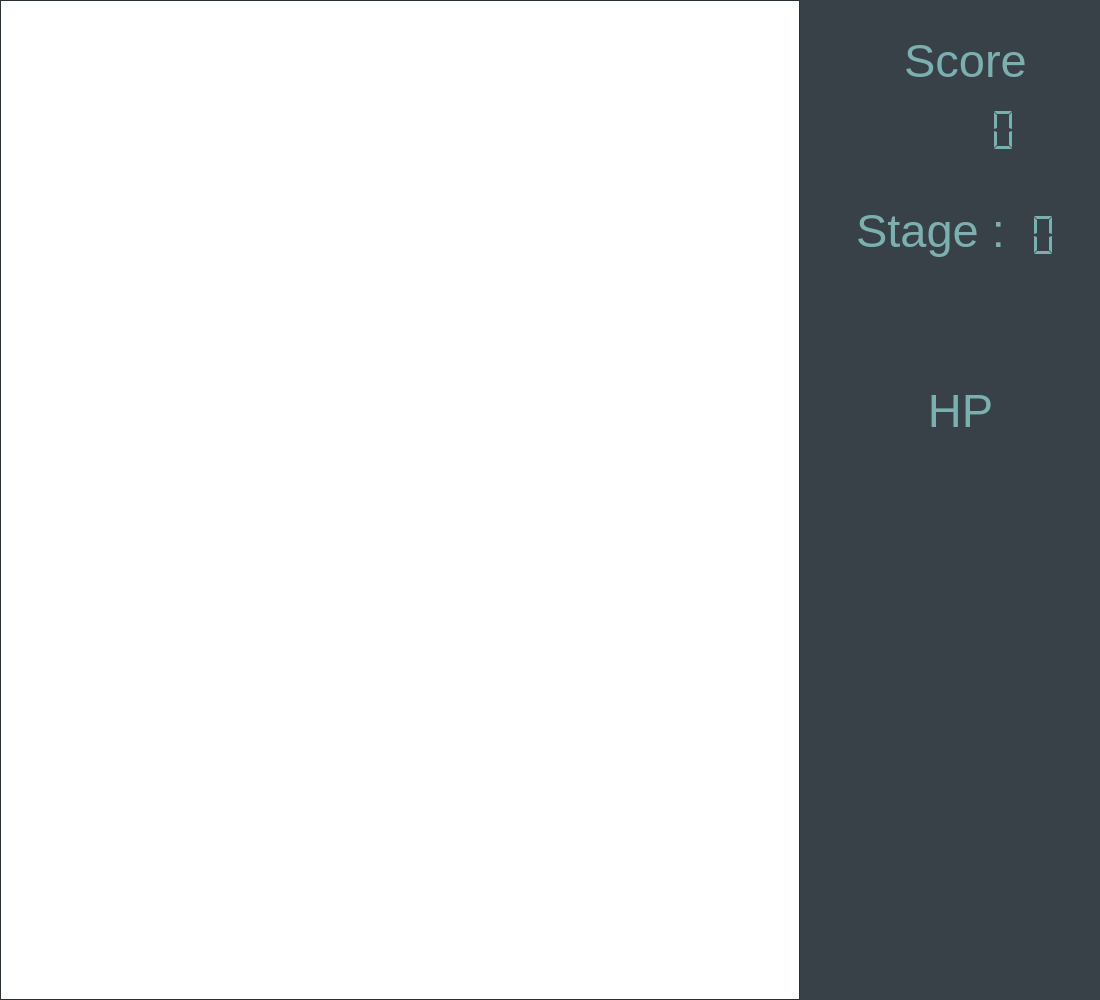
<?xml version="1.0" encoding="UTF-8"?>
<ui version="4.0">
 <class>MainWindow</class>
 <widget class="QMainWindow" name="MainWindow">
  <property name="geometry">
   <rect>
    <x>0</x>
    <y>0</y>
    <width>1100</width>
    <height>1000</height>
   </rect>
  </property>
  <property name="palette">
   <palette>
    <active>
     <colorrole role="Base">
      <brush brushstyle="SolidPattern">
       <color alpha="255">
        <red>255</red>
        <green>255</green>
        <blue>255</blue>
       </color>
      </brush>
     </colorrole>
     <colorrole role="Window">
      <brush brushstyle="SolidPattern">
       <color alpha="255">
        <red>55</red>
        <green>65</green>
        <blue>71</blue>
       </color>
      </brush>
     </colorrole>
    </active>
    <inactive>
     <colorrole role="Base">
      <brush brushstyle="SolidPattern">
       <color alpha="255">
        <red>255</red>
        <green>255</green>
        <blue>255</blue>
       </color>
      </brush>
     </colorrole>
     <colorrole role="Window">
      <brush brushstyle="SolidPattern">
       <color alpha="255">
        <red>55</red>
        <green>65</green>
        <blue>71</blue>
       </color>
      </brush>
     </colorrole>
    </inactive>
    <disabled>
     <colorrole role="Base">
      <brush brushstyle="SolidPattern">
       <color alpha="255">
        <red>55</red>
        <green>65</green>
        <blue>71</blue>
       </color>
      </brush>
     </colorrole>
     <colorrole role="Window">
      <brush brushstyle="SolidPattern">
       <color alpha="255">
        <red>55</red>
        <green>65</green>
        <blue>71</blue>
       </color>
      </brush>
     </colorrole>
    </disabled>
   </palette>
  </property>
  <property name="windowTitle">
   <string>MainWindow</string>
  </property>
  <widget class="QWidget" name="centralWidget">
   <widget class="QGraphicsView" name="graphicsView">
    <property name="geometry">
     <rect>
      <x>0</x>
      <y>0</y>
      <width>800</width>
      <height>1000</height>
     </rect>
    </property>
    <property name="focusPolicy">
     <enum>Qt::StrongFocus</enum>
    </property>
    <property name="verticalScrollBarPolicy">
     <enum>Qt::ScrollBarAlwaysOff</enum>
    </property>
    <property name="horizontalScrollBarPolicy">
     <enum>Qt::ScrollBarAlwaysOff</enum>
    </property>
   </widget>
   <widget class="QLabel" name="label">
    <property name="geometry">
     <rect>
      <x>900</x>
      <y>30</y>
      <width>131</width>
      <height>61</height>
     </rect>
    </property>
    <property name="palette">
     <palette>
      <active>
       <colorrole role="WindowText">
        <brush brushstyle="SolidPattern">
         <color alpha="255">
          <red>124</red>
          <green>176</green>
          <blue>176</blue>
         </color>
        </brush>
       </colorrole>
      </active>
      <inactive>
       <colorrole role="WindowText">
        <brush brushstyle="SolidPattern">
         <color alpha="255">
          <red>124</red>
          <green>176</green>
          <blue>176</blue>
         </color>
        </brush>
       </colorrole>
      </inactive>
      <disabled>
       <colorrole role="WindowText">
        <brush brushstyle="SolidPattern">
         <color alpha="255">
          <red>190</red>
          <green>190</green>
          <blue>190</blue>
         </color>
        </brush>
       </colorrole>
      </disabled>
     </palette>
    </property>
    <property name="font">
     <font>
      <pointsize>35</pointsize>
     </font>
    </property>
    <property name="text">
     <string>Score</string>
    </property>
    <property name="alignment">
     <set>Qt::AlignCenter</set>
    </property>
   </widget>
   <widget class="QLCDNumber" name="lcdNumber">
    <property name="geometry">
     <rect>
      <x>900</x>
      <y>100</y>
      <width>120</width>
      <height>60</height>
     </rect>
    </property>
    <property name="palette">
     <palette>
      <active>
       <colorrole role="WindowText">
        <brush brushstyle="SolidPattern">
         <color alpha="255">
          <red>124</red>
          <green>176</green>
          <blue>176</blue>
         </color>
        </brush>
       </colorrole>
       <colorrole role="Text">
        <brush brushstyle="SolidPattern">
         <color alpha="255">
          <red>124</red>
          <green>176</green>
          <blue>176</blue>
         </color>
        </brush>
       </colorrole>
       <colorrole role="ButtonText">
        <brush brushstyle="SolidPattern">
         <color alpha="255">
          <red>124</red>
          <green>176</green>
          <blue>176</blue>
         </color>
        </brush>
       </colorrole>
      </active>
      <inactive>
       <colorrole role="WindowText">
        <brush brushstyle="SolidPattern">
         <color alpha="255">
          <red>124</red>
          <green>176</green>
          <blue>176</blue>
         </color>
        </brush>
       </colorrole>
       <colorrole role="Text">
        <brush brushstyle="SolidPattern">
         <color alpha="255">
          <red>124</red>
          <green>176</green>
          <blue>176</blue>
         </color>
        </brush>
       </colorrole>
       <colorrole role="ButtonText">
        <brush brushstyle="SolidPattern">
         <color alpha="255">
          <red>124</red>
          <green>176</green>
          <blue>176</blue>
         </color>
        </brush>
       </colorrole>
      </inactive>
      <disabled>
       <colorrole role="WindowText">
        <brush brushstyle="SolidPattern">
         <color alpha="255">
          <red>190</red>
          <green>190</green>
          <blue>190</blue>
         </color>
        </brush>
       </colorrole>
       <colorrole role="Text">
        <brush brushstyle="SolidPattern">
         <color alpha="255">
          <red>190</red>
          <green>190</green>
          <blue>190</blue>
         </color>
        </brush>
       </colorrole>
       <colorrole role="ButtonText">
        <brush brushstyle="SolidPattern">
         <color alpha="255">
          <red>190</red>
          <green>190</green>
          <blue>190</blue>
         </color>
        </brush>
       </colorrole>
      </disabled>
     </palette>
    </property>
    <property name="font">
     <font>
      <pointsize>20</pointsize>
     </font>
    </property>
    <property name="frameShape">
     <enum>QFrame::NoFrame</enum>
    </property>
    <property name="segmentStyle">
     <enum>QLCDNumber::Flat</enum>
    </property>
   </widget>
   <widget class="QLabel" name="label_2">
    <property name="geometry">
     <rect>
      <x>850</x>
      <y>200</y>
      <width>161</width>
      <height>61</height>
     </rect>
    </property>
    <property name="palette">
     <palette>
      <active>
       <colorrole role="WindowText">
        <brush brushstyle="SolidPattern">
         <color alpha="255">
          <red>124</red>
          <green>176</green>
          <blue>176</blue>
         </color>
        </brush>
       </colorrole>
      </active>
      <inactive>
       <colorrole role="WindowText">
        <brush brushstyle="SolidPattern">
         <color alpha="255">
          <red>124</red>
          <green>176</green>
          <blue>176</blue>
         </color>
        </brush>
       </colorrole>
      </inactive>
      <disabled>
       <colorrole role="WindowText">
        <brush brushstyle="SolidPattern">
         <color alpha="255">
          <red>190</red>
          <green>190</green>
          <blue>190</blue>
         </color>
        </brush>
       </colorrole>
      </disabled>
     </palette>
    </property>
    <property name="font">
     <font>
      <pointsize>35</pointsize>
     </font>
    </property>
    <property name="text">
     <string>Stage :</string>
    </property>
    <property name="alignment">
     <set>Qt::AlignCenter</set>
    </property>
   </widget>
   <widget class="QLCDNumber" name="lcdNumber_2">
    <property name="geometry">
     <rect>
      <x>940</x>
      <y>205</y>
      <width>120</width>
      <height>60</height>
     </rect>
    </property>
    <property name="palette">
     <palette>
      <active>
       <colorrole role="WindowText">
        <brush brushstyle="SolidPattern">
         <color alpha="255">
          <red>124</red>
          <green>176</green>
          <blue>176</blue>
         </color>
        </brush>
       </colorrole>
       <colorrole role="Text">
        <brush brushstyle="SolidPattern">
         <color alpha="255">
          <red>124</red>
          <green>176</green>
          <blue>176</blue>
         </color>
        </brush>
       </colorrole>
       <colorrole role="ButtonText">
        <brush brushstyle="SolidPattern">
         <color alpha="255">
          <red>124</red>
          <green>176</green>
          <blue>176</blue>
         </color>
        </brush>
       </colorrole>
      </active>
      <inactive>
       <colorrole role="WindowText">
        <brush brushstyle="SolidPattern">
         <color alpha="255">
          <red>124</red>
          <green>176</green>
          <blue>176</blue>
         </color>
        </brush>
       </colorrole>
       <colorrole role="Text">
        <brush brushstyle="SolidPattern">
         <color alpha="255">
          <red>124</red>
          <green>176</green>
          <blue>176</blue>
         </color>
        </brush>
       </colorrole>
       <colorrole role="ButtonText">
        <brush brushstyle="SolidPattern">
         <color alpha="255">
          <red>124</red>
          <green>176</green>
          <blue>176</blue>
         </color>
        </brush>
       </colorrole>
      </inactive>
      <disabled>
       <colorrole role="WindowText">
        <brush brushstyle="SolidPattern">
         <color alpha="255">
          <red>190</red>
          <green>190</green>
          <blue>190</blue>
         </color>
        </brush>
       </colorrole>
       <colorrole role="Text">
        <brush brushstyle="SolidPattern">
         <color alpha="255">
          <red>190</red>
          <green>190</green>
          <blue>190</blue>
         </color>
        </brush>
       </colorrole>
       <colorrole role="ButtonText">
        <brush brushstyle="SolidPattern">
         <color alpha="255">
          <red>190</red>
          <green>190</green>
          <blue>190</blue>
         </color>
        </brush>
       </colorrole>
      </disabled>
     </palette>
    </property>
    <property name="font">
     <font>
      <pointsize>20</pointsize>
     </font>
    </property>
    <property name="frameShape">
     <enum>QFrame::NoFrame</enum>
    </property>
    <property name="segmentStyle">
     <enum>QLCDNumber::Flat</enum>
    </property>
   </widget>
   <widget class="QGraphicsView" name="graphicsView_2">
    <property name="geometry">
     <rect>
      <x>890</x>
      <y>470</y>
      <width>140</width>
      <height>100</height>
     </rect>
    </property>
    <property name="palette">
     <palette>
      <active>
       <colorrole role="Base">
        <brush brushstyle="SolidPattern">
         <color alpha="255">
          <red>55</red>
          <green>65</green>
          <blue>71</blue>
         </color>
        </brush>
       </colorrole>
      </active>
      <inactive>
       <colorrole role="Base">
        <brush brushstyle="SolidPattern">
         <color alpha="255">
          <red>55</red>
          <green>65</green>
          <blue>71</blue>
         </color>
        </brush>
       </colorrole>
      </inactive>
      <disabled>
       <colorrole role="Base">
        <brush brushstyle="SolidPattern">
         <color alpha="255">
          <red>55</red>
          <green>65</green>
          <blue>71</blue>
         </color>
        </brush>
       </colorrole>
      </disabled>
     </palette>
    </property>
    <property name="frameShape">
     <enum>QFrame::NoFrame</enum>
    </property>
    <property name="verticalScrollBarPolicy">
     <enum>Qt::ScrollBarAlwaysOff</enum>
    </property>
    <property name="horizontalScrollBarPolicy">
     <enum>Qt::ScrollBarAlwaysOff</enum>
    </property>
    <property name="sceneRect">
     <rectf>
      <x>0.000000000000000</x>
      <y>0.000000000000000</y>
      <width>0.000000000000000</width>
      <height>0.000000000000000</height>
     </rectf>
    </property>
   </widget>
   <widget class="QLabel" name="label_3">
    <property name="geometry">
     <rect>
      <x>880</x>
      <y>380</y>
      <width>161</width>
      <height>61</height>
     </rect>
    </property>
    <property name="palette">
     <palette>
      <active>
       <colorrole role="WindowText">
        <brush brushstyle="SolidPattern">
         <color alpha="255">
          <red>124</red>
          <green>176</green>
          <blue>176</blue>
         </color>
        </brush>
       </colorrole>
      </active>
      <inactive>
       <colorrole role="WindowText">
        <brush brushstyle="SolidPattern">
         <color alpha="255">
          <red>124</red>
          <green>176</green>
          <blue>176</blue>
         </color>
        </brush>
       </colorrole>
      </inactive>
      <disabled>
       <colorrole role="WindowText">
        <brush brushstyle="SolidPattern">
         <color alpha="255">
          <red>190</red>
          <green>190</green>
          <blue>190</blue>
         </color>
        </brush>
       </colorrole>
      </disabled>
     </palette>
    </property>
    <property name="font">
     <font>
      <pointsize>35</pointsize>
     </font>
    </property>
    <property name="text">
     <string>HP</string>
    </property>
    <property name="alignment">
     <set>Qt::AlignCenter</set>
    </property>
   </widget>
  </widget>
 </widget>
 <layoutdefault spacing="6" margin="11"/>
 <resources/>
 <connections/>
</ui>
